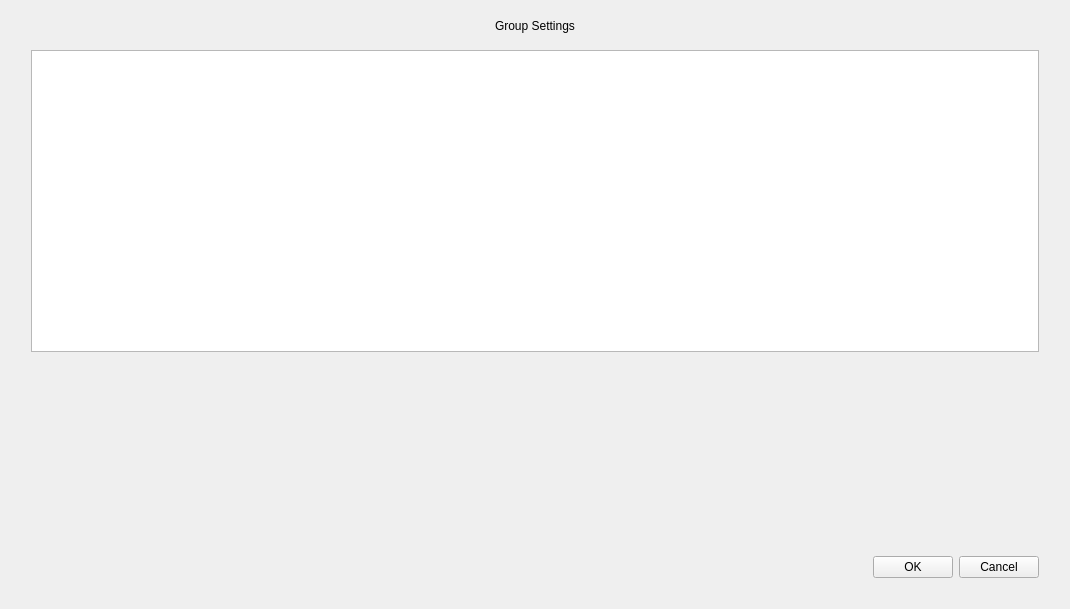
<?xml version="1.0" encoding="UTF-8"?>
<ui version="4.0">
 <class>OccupancyGroupSettings</class>
 <widget class="QWidget" name="OccupancyGroupSettings">
  <property name="geometry">
   <rect>
    <x>0</x>
    <y>0</y>
    <width>1070</width>
    <height>609</height>
   </rect>
  </property>
  <property name="windowTitle">
   <string>Form</string>
  </property>
  <layout class="QVBoxLayout" name="verticalLayout">
   <property name="spacing">
    <number>0</number>
   </property>
   <item>
    <widget class="QLabel" name="label_title">
     <property name="minimumSize">
      <size>
       <width>0</width>
       <height>30</height>
      </size>
     </property>
     <property name="text">
      <string>Group Settings</string>
     </property>
     <property name="alignment">
      <set>Qt::AlignCenter</set>
     </property>
    </widget>
   </item>
   <item>
    <widget class="QWidget" name="widget_background" native="true">
     <property name="sizePolicy">
      <sizepolicy hsizetype="Preferred" vsizetype="Expanding">
       <horstretch>0</horstretch>
       <verstretch>0</verstretch>
      </sizepolicy>
     </property>
     <layout class="QVBoxLayout" name="verticalLayout_2">
      <property name="leftMargin">
       <number>20</number>
      </property>
      <property name="rightMargin">
       <number>20</number>
      </property>
      <property name="bottomMargin">
       <number>20</number>
      </property>
      <item>
       <widget class="TableView" name="tableView">
        <property name="minimumSize">
         <size>
          <width>0</width>
          <height>302</height>
         </size>
        </property>
        <property name="maximumSize">
         <size>
          <width>16777215</width>
          <height>302</height>
         </size>
        </property>
       </widget>
      </item>
      <item>
       <spacer name="verticalSpacer">
        <property name="orientation">
         <enum>Qt::Vertical</enum>
        </property>
        <property name="sizeHint" stdset="0">
         <size>
          <width>20</width>
          <height>40</height>
         </size>
        </property>
       </spacer>
      </item>
      <item>
       <layout class="QHBoxLayout" name="horizontalLayout">
        <item>
         <spacer name="horizontalSpacer">
          <property name="orientation">
           <enum>Qt::Horizontal</enum>
          </property>
          <property name="sizeHint" stdset="0">
           <size>
            <width>40</width>
            <height>20</height>
           </size>
          </property>
         </spacer>
        </item>
        <item>
         <widget class="QPushButton" name="pushButtonOk">
          <property name="text">
           <string>OK</string>
          </property>
         </widget>
        </item>
        <item>
         <widget class="QPushButton" name="pushButtonCancel">
          <property name="text">
           <string>Cancel</string>
          </property>
         </widget>
        </item>
       </layout>
      </item>
     </layout>
    </widget>
   </item>
  </layout>
 </widget>
 <customwidgets>
  <customwidget>
   <class>TableView</class>
   <extends>QTableView</extends>
   <header>tableview.h</header>
  </customwidget>
 </customwidgets>
 <resources/>
 <connections/>
</ui>
